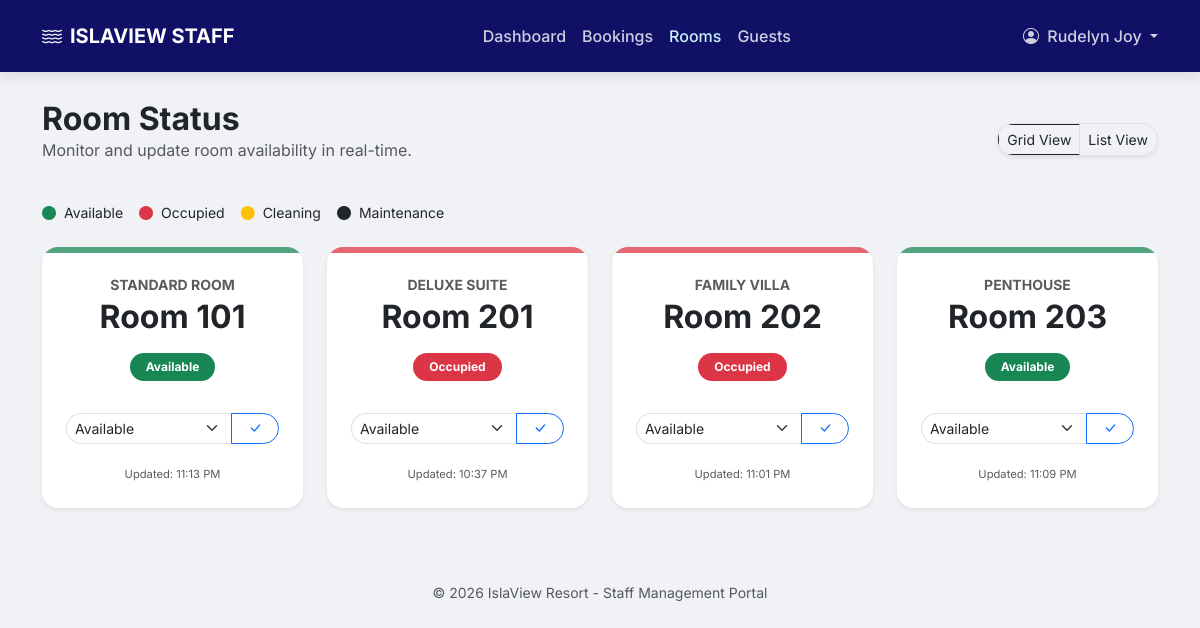
Page /staff/rooms.php (signed in) on the committed database.
### tables this page shows
CREATE TABLE `rooms` (
  `room_id` smallint(5) UNSIGNED NOT NULL,
  `room_type_id` smallint(5) UNSIGNED NOT NULL,
  `room_number` varchar(20) NOT NULL,
  `floor_level` tinyint(4) DEFAULT NULL,
  `description` text DEFAULT NULL,
  `is_active` tinyint(1) NOT NULL DEFAULT 1
);

CREATE TABLE `room_types` (
  `room_type_id` smallint(5) UNSIGNED NOT NULL,
  `type_name` varchar(100) NOT NULL,
  `description` text DEFAULT NULL,
  `max_occupancy` tinyint(3) UNSIGNED NOT NULL DEFAULT 2,
  `base_price` decimal(10,2) NOT NULL,
  `is_active` tinyint(1) NOT NULL DEFAULT 1
);

CREATE TABLE `room_current_status` (
  `room_id` smallint(5) UNSIGNED NOT NULL,
  `status` enum('available','occupied','cleaning','dirty','maintenance','blocked') NOT NULL DEFAULT 'available',
  `updated_at` datetime NOT NULL DEFAULT current_timestamp() ON UPDATE current_timestamp()
);

### staff/rooms.php (the view, shortened to what this page needs)
<?php include 'components/header.php'; ?>
<?php include 'components/navbar.php'; ?>
<main class="container main-container">
    <div class="d-flex justify-content-between align-items-center mb-4">
        <div>
            <h2 class="fw-bold text-dark m-0">Room Status</h2>
            <p class="text-muted">Monitor and update room availability in real-time.</p>
        </div>
        <div class="text-end">
            <div class="btn-group shadow-sm rounded-pill overflow-hidden border">
                <a href="rooms.php" class="btn btn-white btn-sm active border-end">Grid View</a>
                <a href="rooms_list.php" class="btn btn-white btn-sm">List View</a>
            </div>
        </div>
    </div>
    <div class="d-flex gap-3 mb-4 flex-wrap">
        <div class="small"><i class="bi bi-circle-fill text-success me-1"></i> Available</div>
        <div class="small"><i class="bi bi-circle-fill text-danger me-1"></i> Occupied</div>
        <div class="small"><i class="bi bi-circle-fill text-warning me-1"></i> Cleaning</div>
        <div class="small"><i class="bi bi-circle-fill text-dark me-1"></i> Maintenance</div>
    </div>
    <div class="row g-4">
        <?php
        $sql = "SELECT r.*, rt.type_name, rcs.status, rcs.updated_at as last_update
                FROM rooms r
                JOIN room_types rt ON r.room_type_id = rt.room_type_id
                JOIN room_current_status rcs ON r.room_id = rcs.room_id
                ORDER BY r.room_number ASC";
        $res = $conn->query($sql);
        if($res->num_rows > 0):
            while($row = $res->fetch_assoc()):
                $bg_light = 'bg-success';
                if($row['status'] == 'occupied') { $border_color = 'border-danger'; $bg_light = 'bg-danger'; }
        ?>
        <div class="col-6 col-md-4 col-lg-3">
            <div class="card border-0 shadow-sm rounded-4 h-100 position-relative overflow-hidden">
                <div class="<?php echo $bg_light; ?> opacity-75" style="height: 6px;"></div>
                <div class="card-body text-center p-4">
                    <h6 class="text-muted small text-uppercase fw-bold mb-1"><?php echo $row['type_name']; ?></h6>
                    <h2 class="fw-bold mb-3">Room <?php echo $row['room_number']; ?></h2>
                    <span class="badge <?php echo $bg_light; ?> rounded-pill px-3 py-2 text-capitalize mb-4">
                        <?php echo $row['status']; ?>
                    </span>
                    <form action="process_room_update.php" method="POST" class="mt-2">
                        <div class="input-group input-group-sm">
                            <select name="new_status" class="form-select border-end-0 rounded-start-pill">
                                <option value="available" <?php if($row['status']=='available') echo 'selected'; ?>>Available</option>
                            </select>
                            <button type="submit" class="btn btn-outline-primary rounded-end-pill px-3">
                                <i class="bi bi-check-lg"></i>
                            </button>
                        </div>
                    </form>
                    <div class="mt-3">
                        <small class="text-muted" style="font-size: 0.7rem;">
                            Updated: <?php echo date('h:i A', strtotime($row['last_update'])); ?>
                        </small>
                    </div>
                </div>
            </div>
        </div>
        <?php
            endwhile;
        else:
            echo "<div class='col-12 text-center py-5'><p class='text-muted'>No rooms found in the system.</p></div>";
        endif;
        ?>
    </div>
</main>
<?php include 'components/footer.php'; ?>

### staff/components/header.php (style rules this page uses)
:root { --primary-blue: #0077b6; --deep-ocean: #03045e; }
body { font-family: 'Inter', sans-serif; background-color: #f0f2f5; }
.main-container { margin-top: 100px; padding-bottom: 50px; }

### rows in the picture
rooms: room_type.type_name "STANDARD ROOM", room_number "101", room_current_status.status "Available", room_current_status.updated_at "11:13 PM"
rooms: room_type.type_name "DELUXE SUITE", room_number "201", room_current_status.status "Occupied", room_current_status.updated_at "10:37 PM"
rooms: room_type.type_name "FAMILY VILLA", room_number "202", room_current_status.status "Occupied", room_current_status.updated_at "11:01 PM"
rooms: room_type.type_name "PENTHOUSE", room_number "203", room_current_status.status "Available", room_current_status.updated_at "11:09 PM"

### other values in the picture
$staff_name "Rudelyn Joy"
